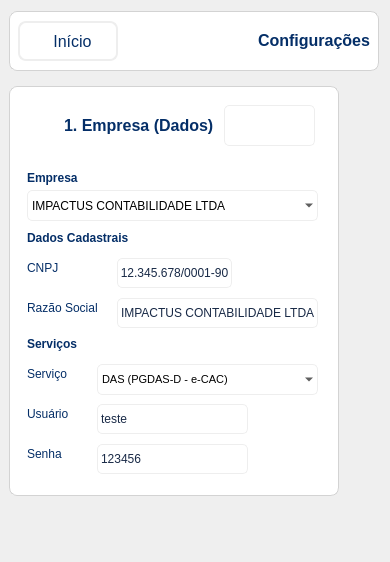
        <widget class="QWidget" name="pageConfigurations">
         <layout class="QVBoxLayout" name="verticalLayout_9">
          <property name="leftMargin">
           <number>9</number>
          </property>
          <item>
           <widget class="QWidget" name="configTitle" native="true">
            <property name="minimumSize">
             <size>
              <width>0</width>
              <height>60</height>
             </size>
            </property>
            <property name="maximumSize">
             <size>
              <width>16777215</width>
              <height>60</height>
             </size>
            </property>
            <property name="styleSheet">
             <string notr="true">#configTitle {
	background-color: white;
	border: 1px solid lightgray;
	border-radius: 8px;
}</string>
            </property>
            <layout class="QHBoxLayout" name="horizontalLayout_2">
             <item>
              <widget class="QPushButton" name="homeButtonConfig">
               <property name="minimumSize">
                <size>
                 <width>100</width>
                 <height>40</height>
                </size>
               </property>
               <property name="maximumSize">
                <size>
                 <width>100</width>
                 <height>16777215</height>
                </size>
               </property>
               <property name="font">
                <font>
                 <pointsize>12</pointsize>
                </font>
               </property>
               <property name="cursor">
                <cursorShape>PointingHandCursor</cursorShape>
               </property>
               <property name="styleSheet">
                <string notr="true">#homeButtonConfig {
	background-color: white;
	border: 2px solid #EEEEEE;
 	border-radius: 8px;
	color: #042e67;
}

#homeButtonConfig:hover {
	background-color: #EEEEEE;
}</string>
               </property>
               <property name="text">
                <string>  Início</string>
               </property>
               <property name="icon">
                <iconset>
                 <normaloff>images/icone-Home-semfundo.png</normaloff>images/icone-Home-semfundo.png</iconset>
               </property>
               <property name="iconSize">
                <size>
                 <width>25</width>
                 <height>25</height>
                </size>
               </property>
              </widget>
             </item>
             <item>
              <spacer name="horizontalSpacer">
               <property name="orientation">
                <enum>Qt::Orientation::Horizontal</enum>
               </property>
               <property name="sizeHint" stdset="0">
                <size>
                 <width>40</width>
                 <height>20</height>
                </size>
               </property>
              </spacer>
             </item>
             <item>
              <widget class="QLabel" name="titleConfigText">
               <property name="text">
                <string>&lt;html&gt;&lt;head/&gt;&lt;body&gt;&lt;p&gt;&lt;span style=&quot; font-size:12pt; font-weight:700; color:#042e67;&quot;&gt;Configurações&lt;/span&gt;&lt;/p&gt;&lt;/body&gt;&lt;/html&gt;</string>
               </property>
               <property name="alignment">
                <set>Qt::AlignmentFlag::AlignCenter</set>
               </property>
              </widget>
             </item>
            </layout>
           </widget>
          </item>
          <item>
           <widget class="QWidget" name="allConfigurations" native="true">
            <property name="cursor">
             <cursorShape>ArrowCursor</cursorShape>
            </property>
            <layout class="QGridLayout" name="gridLayout_2">
             <property name="leftMargin">
              <number>0</number>
             </property>
             <property name="rightMargin">
              <number>0</number>
             </property>
             <item row="2" column="0">
              <spacer name="verticalSpacer">
               <property name="orientation">
                <enum>Qt::Orientation::Vertical</enum>
               </property>
               <property name="sizeHint" stdset="0">
                <size>
                 <width>20</width>
                 <height>40</height>
                </size>
               </property>
              </spacer>
             </item>
             <item row="0" column="1">
              <spacer name="horizontalSpacer_2">
               <property name="orientation">
                <enum>Qt::Orientation::Horizontal</enum>
               </property>
               <property name="sizeHint" stdset="0">
                <size>
                 <width>40</width>
                 <height>20</height>
                </size>
               </property>
              </spacer>
             </item>
             <item row="0" column="0" rowspan="2">
              <widget class="QWidget" name="companyConfig" native="true">
               <property name="minimumSize">
                <size>
                 <width>330</width>
                 <height>410</height>
                </size>
               </property>
               <property name="maximumSize">
                <size>
                 <width>330</width>
                 <height>410</height>
                </size>
               </property>
               <property name="styleSheet">
                <string notr="true">#companyConfig {
	background-color: white;
	border: 1px solid lightgray;
	border-radius: 8px;
}</string>
               </property>
               <layout class="QGridLayout" name="gridLayout_3">
                <item row="1" column="0" colspan="2">
                 <widget class="QWidget" name="companyConfigContent" native="true">
                  <property name="minimumSize">
                   <size>
                    <width>305</width>
                    <height>285</height>
                   </size>
                  </property>
                  <layout class="QVBoxLayout" name="verticalLayout_11">
                   <property name="spacing">
                    <number>6</number>
                   </property>
                   <property name="leftMargin">
                    <number>9</number>
                   </property>
                   <property name="rightMargin">
                    <number>9</number>
                   </property>
                   <item>
                    <widget class="QWidget" name="selectCompany" native="true">
                     <property name="maximumSize">
                      <size>
                       <width>16777215</width>
                       <height>52</height>
                      </size>
                     </property>
                     <widget class="QLabel" name="companyTitle">
                      <property name="geometry">
                       <rect>
                        <x>0</x>
                        <y>0</y>
                        <width>71</width>
                        <height>16</height>
                       </rect>
                      </property>
                      <property name="text">
                       <string>&lt;html&gt;&lt;head/&gt;&lt;body&gt;&lt;p&gt;&lt;span style=&quot; font-weight:700; color:#042e67;&quot;&gt;Empresa&lt;/span&gt;&lt;/p&gt;&lt;/body&gt;&lt;/html&gt;</string>
                      </property>
                     </widget>
                     <widget class="QComboBox" name="boxCompany">
                      <property name="geometry">
                       <rect>
                        <x>0</x>
                        <y>20</y>
                        <width>291</width>
                        <height>31</height>
                       </rect>
                      </property>
                      <property name="styleSheet">
                       <string notr="true">#boxCompany {
	background-color: transparent;
	border: 1px solid #EEEEEE;
	border-radius: 5px;
	padding: 4px;
}</string>
                      </property>
                      <item>
                       <property name="text">
                        <string>IMPACTUS CONTABILIDADE LTDA</string>
                       </property>
                      </item>
                     </widget>
                    </widget>
                   </item>
                   <item>
                    <widget class="QWidget" name="dataCompany" native="true">
                     <property name="maximumSize">
                      <size>
                       <width>16777215</width>
                       <height>100</height>
                      </size>
                     </property>
                     <widget class="QWidget" name="companyCNPJ" native="true">
                      <property name="geometry">
                       <rect>
                        <x>0</x>
                        <y>30</y>
                        <width>311</width>
                        <height>31</height>
                       </rect>
                      </property>
                      <widget class="QLabel" name="titleCNPJ">
                       <property name="geometry">
                        <rect>
                         <x>0</x>
                         <y>0</y>
                         <width>49</width>
                         <height>21</height>
                        </rect>
                       </property>
                       <property name="text">
                        <string>&lt;html&gt;&lt;head/&gt;&lt;body&gt;&lt;p&gt;&lt;span style=&quot; color:#042e67;&quot;&gt;CNPJ&lt;/span&gt;&lt;/p&gt;&lt;/body&gt;&lt;/html&gt;</string>
                       </property>
                      </widget>
                      <widget class="QLabel" name="dataCNPJ">
                       <property name="geometry">
                        <rect>
                         <x>90</x>
                         <y>0</y>
                         <width>115</width>
                         <height>30</height>
                        </rect>
                       </property>
                       <property name="minimumSize">
                        <size>
                         <width>115</width>
                         <height>20</height>
                        </size>
                       </property>
                       <property name="maximumSize">
                        <size>
                         <width>115</width>
                         <height>31</height>
                        </size>
                       </property>
                       <property name="styleSheet">
                        <string notr="true">#dataCNPJ {
	color: #182946;
	border: 1px solid #EEEEEE;
	border-radius: 5px;
}</string>
                       </property>
                       <property name="text">
                        <string>12.345.678/0001-90</string>
                       </property>
                       <property name="alignment">
                        <set>Qt::AlignmentFlag::AlignCenter</set>
                       </property>
                      </widget>
                     </widget>
                     <widget class="QWidget" name="dataRegistered" native="true">
                      <property name="geometry">
                       <rect>
                        <x>0</x>
                        <y>0</y>
                        <width>120</width>
                        <height>21</height>
                       </rect>
                      </property>
                      <widget class="QLabel" name="dataRegisteredTitle">
                       <property name="geometry">
                        <rect>
                         <x>0</x>
                         <y>0</y>
                         <width>101</width>
                         <height>21</height>
                        </rect>
                       </property>
                       <property name="text">
                        <string>&lt;html&gt;&lt;head/&gt;&lt;body&gt;&lt;p&gt;&lt;span style=&quot; font-weight:700; color:#042e67;&quot;&gt;Dados Cadastrais&lt;/span&gt;&lt;/p&gt;&lt;/body&gt;&lt;/html&gt;</string>
                       </property>
                      </widget>
                     </widget>
                     <widget class="QWidget" name="companyRS" native="true">
                      <property name="geometry">
                       <rect>
                        <x>0</x>
                        <y>70</y>
                        <width>291</width>
                        <height>31</height>
                       </rect>
                      </property>
                      <widget class="QLabel" name="titleRS">
                       <property name="geometry">
                        <rect>
                         <x>0</x>
                         <y>0</y>
                         <width>71</width>
                         <height>21</height>
                        </rect>
                       </property>
                       <property name="text">
                        <string>&lt;html&gt;&lt;head/&gt;&lt;body&gt;&lt;p&gt;&lt;span style=&quot; color:#042e67;&quot;&gt;Razão Social&lt;/span&gt;&lt;/p&gt;&lt;/body&gt;&lt;/html&gt;</string>
                       </property>
                      </widget>
                      <widget class="QLabel" name="dataRS">
                       <property name="geometry">
                        <rect>
                         <x>90</x>
                         <y>0</y>
                         <width>201</width>
                         <height>30</height>
                        </rect>
                       </property>
                       <property name="minimumSize">
                        <size>
                         <width>115</width>
                         <height>20</height>
                        </size>
                       </property>
                       <property name="maximumSize">
                        <size>
                         <width>121212</width>
                         <height>31</height>
                        </size>
                       </property>
                       <property name="styleSheet">
                        <string notr="true">#dataRS {
	color: #182946;
	border: 1px solid #EEEEEE;
	border-radius: 5px;
}</string>
                       </property>
                       <property name="text">
                        <string>IMPACTUS CONTABILIDADE LTDA</string>
                       </property>
                       <property name="alignment">
                        <set>Qt::AlignmentFlag::AlignLeading|Qt::AlignmentFlag::AlignLeft|Qt::AlignmentFlag::AlignVCenter</set>
                       </property>
                      </widget>
                     </widget>
                    </widget>
                   </item>
                   <item>
                    <widget class="QWidget" name="dataAutomation" native="true">
                     <widget class="QWidget" name="companyService" native="true">
                      <property name="geometry">
                       <rect>
                        <x>0</x>
                        <y>30</y>
                        <width>291</width>
                        <height>31</height>
                       </rect>
                      </property>
                      <widget class="QLabel" name="titleServiceName">
                       <property name="geometry">
                        <rect>
                         <x>0</x>
                         <y>0</y>
                         <width>41</width>
                         <height>21</height>
                        </rect>
                       </property>
                       <property name="text">
                        <string>&lt;html&gt;&lt;head/&gt;&lt;body&gt;&lt;p&gt;&lt;span style=&quot; color:#042e67;&quot;&gt;Serviço&lt;/span&gt;&lt;/p&gt;&lt;/body&gt;&lt;/html&gt;</string>
                       </property>
                      </widget>
                      <widget class="QComboBox" name="boxService">
                       <property name="geometry">
                        <rect>
                         <x>70</x>
                         <y>0</y>
                         <width>221</width>
                         <height>31</height>
                        </rect>
                       </property>
                       <property name="font">
                        <font>
                         <pointsize>8</pointsize>
                        </font>
                       </property>
                       <property name="styleSheet">
                        <string notr="true">#boxService {
	background-color: transparent;
	border: 1px solid #EEEEEE;
	border-radius: 5px;
	padding: 4px;
}</string>
                       </property>
                       <item>
                        <property name="text">
                         <string>DAS (PGDAS-D - e-CAC)</string>
                        </property>
                       </item>
                      </widget>
                     </widget>
                     <widget class="QWidget" name="dataServices" native="true">
                      <property name="geometry">
                       <rect>
                        <x>0</x>
                        <y>0</y>
                        <width>120</width>
                        <height>21</height>
                       </rect>
                      </property>
                      <widget class="QLabel" name="dataServicesTitle">
                       <property name="geometry">
                        <rect>
                         <x>0</x>
                         <y>0</y>
                         <width>101</width>
                         <height>21</height>
                        </rect>
                       </property>
                       <property name="text">
                        <string>&lt;html&gt;&lt;head/&gt;&lt;body&gt;&lt;p&gt;&lt;span style=&quot; font-weight:700; color:#042e67;&quot;&gt;Serviços&lt;/span&gt;&lt;/p&gt;&lt;/body&gt;&lt;/html&gt;</string>
                       </property>
                      </widget>
                     </widget>
                     <widget class="QWidget" name="companyServiceUser" native="true">
                      <property name="geometry">
                       <rect>
                        <x>0</x>
                        <y>70</y>
                        <width>291</width>
                        <height>31</height>
                       </rect>
                      </property>
                      <widget class="QLabel" name="titleCompanyServiceUser">
                       <property name="geometry">
                        <rect>
                         <x>0</x>
                         <y>0</y>
                         <width>61</width>
                         <height>21</height>
                        </rect>
                       </property>
                       <property name="text">
                        <string>&lt;html&gt;&lt;head/&gt;&lt;body&gt;&lt;p&gt;&lt;span style=&quot; color:#042e67;&quot;&gt;Usuário&lt;/span&gt;&lt;/p&gt;&lt;/body&gt;&lt;/html&gt;</string>
                       </property>
                      </widget>
                      <widget class="QLabel" name="dataCompanyServiceUser">
                       <property name="geometry">
                        <rect>
                         <x>70</x>
                         <y>0</y>
                         <width>151</width>
                         <height>30</height>
                        </rect>
                       </property>
                       <property name="minimumSize">
                        <size>
                         <width>115</width>
                         <height>20</height>
                        </size>
                       </property>
                       <property name="maximumSize">
                        <size>
                         <width>221</width>
                         <height>30</height>
                        </size>
                       </property>
                       <property name="styleSheet">
                        <string notr="true">#dataCompanyServiceUser {
	color: #182946;
	border: 1px solid #EEEEEE;
	border-radius: 5px;
}</string>
                       </property>
                       <property name="text">
                        <string>teste</string>
                       </property>
                       <property name="alignment">
                        <set>Qt::AlignmentFlag::AlignLeading|Qt::AlignmentFlag::AlignLeft|Qt::AlignmentFlag::AlignVCenter</set>
                       </property>
                      </widget>
                     </widget>
                     <widget class="QWidget" name="companyServicePass" native="true">
                      <property name="geometry">
                       <rect>
                        <x>0</x>
                        <y>110</y>
                        <width>291</width>
                        <height>31</height>
                       </rect>
                      </property>
                      <widget class="QLabel" name="titleCompanyServicePass">
                       <property name="geometry">
                        <rect>
                         <x>0</x>
                         <y>0</y>
                         <width>61</width>
                         <height>21</height>
                        </rect>
                       </property>
                       <property name="text">
                        <string>&lt;html&gt;&lt;head/&gt;&lt;body&gt;&lt;p&gt;&lt;span style=&quot; color:#042e67;&quot;&gt;Senha&lt;/span&gt;&lt;/p&gt;&lt;/body&gt;&lt;/html&gt;</string>
                       </property>
                      </widget>
                      <widget class="QLabel" name="dataCompanyServicePass">
                       <property name="geometry">
                        <rect>
                         <x>70</x>
                         <y>0</y>
                         <width>151</width>
                         <height>30</height>
                        </rect>
                       </property>
                       <property name="minimumSize">
                        <size>
                         <width>115</width>
                         <height>20</height>
                        </size>
                       </property>
                       <property name="maximumSize">
                        <size>
                         <width>220</width>
                         <height>30</height>
                        </size>
                       </property>
                       <property name="styleSheet">
                        <string notr="true">#dataCompanyServicePass {
	color: #182946;
	border: 1px solid #EEEEEE;
	border-radius: 5px;
}</string>
                       </property>
                       <property name="text">
                        <string>123456</string>
                       </property>
                       <property name="alignment">
                        <set>Qt::AlignmentFlag::AlignLeading|Qt::AlignmentFlag::AlignLeft|Qt::AlignmentFlag::AlignVCenter</set>
                       </property>
                      </widget>
                     </widget>
                    </widget>
                   </item>
                  </layout>
                 </widget>
                </item>
                <item row="0" column="0">
                 <widget class="QWidget" name="iconConfigCompany" native="true">
                  <property name="minimumSize">
                   <size>
                    <width>40</width>
                    <height>60</height>
                   </size>
                  </property>
                  <property name="maximumSize">
                   <size>
                    <width>40</width>
                    <height>60</height>
                   </size>
                  </property>
                  <widget class="QLabel" name="iconConfigCompanyImage">
                   <property name="geometry">
                    <rect>
                     <x>0</x>
                     <y>10</y>
                     <width>40</width>
                     <height>40</height>
                    </rect>
                   </property>
                   <property name="styleSheet">
                    <string notr="true"/>
                   </property>
                   <property name="text">
                    <string/>
                   </property>
                   <property name="pixmap">
                    <pixmap>images/icone-ConfigEmpresa-semfundo.png</pixmap>
                   </property>
                   <property name="scaledContents">
                    <bool>true</bool>
                   </property>
                  </widget>
                 </widget>
                </item>
                <item row="0" column="1">
                 <widget class="QWidget" name="titleConfigCompany" native="true">
                  <property name="minimumSize">
                   <size>
                    <width>0</width>
                    <height>60</height>
                   </size>
                  </property>
                  <property name="maximumSize">
                   <size>
                    <width>16777215</width>
                    <height>60</height>
                   </size>
                  </property>
                  <widget class="QLabel" name="titleConfigCompanyText">
                   <property name="geometry">
                    <rect>
                     <x>0</x>
                     <y>10</y>
                     <width>161</width>
                     <height>41</height>
                    </rect>
                   </property>
                   <property name="text">
                    <string>&lt;html&gt;&lt;head/&gt;&lt;body&gt;&lt;p&gt;&lt;span style=&quot; font-size:12pt; font-weight:700; color:#042e67;&quot;&gt;1. Empresa (Dados)&lt;/span&gt;&lt;/p&gt;&lt;/body&gt;&lt;/html&gt;</string>
                   </property>
                  </widget>
                  <widget class="QPushButton" name="buttonEditCompany">
                   <property name="geometry">
                    <rect>
                     <x>160</x>
                     <y>10</y>
                     <width>91</width>
                     <height>41</height>
                    </rect>
                   </property>
                   <property name="cursor">
                    <cursorShape>PointingHandCursor</cursorShape>
                   </property>
                   <property name="styleSheet">
                    <string notr="true">#buttonEditCompany {
	background-color: transparent;
	border: 1px solid #EEEEEE;
	border-radius: 5px;
	padding: 4px;
	color: #042e67;
	font-weight: 600;
}

#buttonEditCompany:hover {
	background-color: #EEEEEE;
}</string>
                   </property>
                   <property name="text">
                    <string/>
                   </property>
                   <property name="icon">
                    <iconset>
                     <normaloff>images/icone-Editar-semfundo.png</normaloff>images/icone-Editar-semfundo.png</iconset>
                   </property>
                   <property name="iconSize">
                    <size>
                     <width>20</width>
                     <height>20</height>
                    </size>
                   </property>
                  </widget>
                 </widget>
                </item>
               </layout>
              </widget>
             </item>
            </layout>
           </widget>
          </item>
          <item>
           <widget class="QWidget" name="contactStructure" native="true">
            <property name="minimumSize">
             <size>
              <width>0</width>
              <height>0</height>
             </size>
            </property>
            <property name="maximumSize">
             <size>
              <width>16777215</width>
              <height>60</height>
             </size>
            </property>
           </widget>
          </item>
         </layout>
        </widget>
